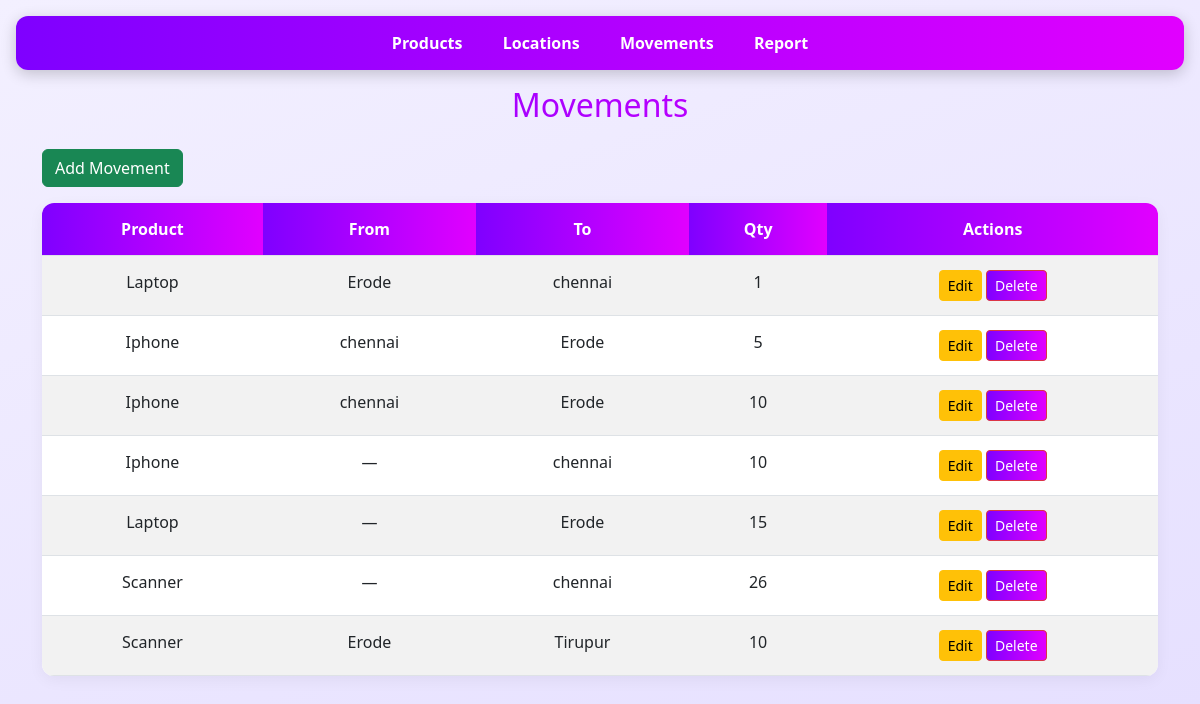
/movements, run on the app's committed database.
### models.py (models this page shows)
class ProductMovement(db.Model):
    __tablename__ = "productmovement"
    movement_id = db.Column(db.String, primary_key=True)
    timestamp = db.Column(db.DateTime, default=datetime.utcnow)
    from_location = db.Column(db.String, db.ForeignKey("location.location_id"), nullable=True)
    to_location = db.Column(db.String, db.ForeignKey("location.location_id"), nullable=True)
    product_id = db.Column(db.String, db.ForeignKey("product.product_id"), nullable=False)
    qty = db.Column(db.Integer, nullable=False)
    product = db.relationship("Product", back_populates="movements")
    from_location_rel = db.relationship("Location", foreign_keys=[from_location], back_populates="movements_from")
    to_location_rel = db.relationship("Location", foreign_keys=[to_location], back_populates="movements_to")

class Product(db.Model):
    __tablename__ = "product"
    product_id = db.Column(db.String, primary_key=True)
    name = db.Column(db.String, nullable=False)
    movements = db.relationship("ProductMovement", back_populates="product")

class Location(db.Model):
    __tablename__ = "location"
    location_id = db.Column(db.String, primary_key=True)
    name = db.Column(db.String, nullable=False)
    movements_from = db.relationship(
        "ProductMovement",
        foreign_keys="ProductMovement.from_location",
        back_populates="from_location_rel"
    )
    movements_to = db.relationship(
        "ProductMovement",
        foreign_keys="ProductMovement.to_location",
        back_populates="to_location_rel"
    )

### app.py (the view)
@app.route("/movements")
def movements():
    return render_template("movements.html", movements=ProductMovement.query.all())

### templates/movements.html
{% extends "layout.html" %}
{% block content %}
<h2>Movements</h2>
<a href="{{ url_for('add_movement') }}" class="btn btn-success mb-3">Add Movement</a>
<table class="table table-striped table-hover">
    <thead>
        <tr>
            <th>Product</th>
            <th>From</th>
            <th>To</th>
            <th>Qty</th>
            <th>Actions</th>
        </tr>
    </thead>
    <tbody>
        {% for m in movements %}
        <tr>
            <td>{{ m.product.name if m.product else 'Unknown' }}</td>
            <td>{{ m.from_location_rel.name if m.from_location_rel else '—' }}</td>
            <td>{{ m.to_location_rel.name if m.to_location_rel else '—' }}</td>
            <td>{{ m.qty }}</td>
            <td>
                <a href="{{ url_for('edit_movement', movement_id=m.movement_id) }}" class="btn btn-warning btn-sm">Edit</a>
                <form action="{{ url_for('delete_movement', movement_id=m.movement_id) }}" method="POST" style="display:inline;">
                    <button type="submit" class="btn btn-danger btn-sm" onclick="return confirm('Are you sure?')">Delete</button>
                </form>
            </td>
        </tr>
        {% endfor %}
    </tbody>
</table>
{% endblock %}

### templates/layout.html (shortened to what this page needs)
<!doctype html>
<html lang="en">
<head>
  <link href="https://cdn.jsdelivr.net/npm/bootstrap@5.3.0/dist/css/bootstrap.min.css" rel="stylesheet">
  <link rel="stylesheet" href="{{ url_for('static', filename='style.css') }}">
</head>
<body class="p-3">
  <nav class="mb-3">
    <a href="/">Products</a>
    <a href="/locations">Locations</a>
    <a href="/movements">Movements</a>
    <a href="/report">Report</a>
  </nav>
  <div class="container">
    {% block content %}{% endblock %}
  </div>
</body>
</html>

### static/style.css (style rules this page uses)
body { font-family: 'Segoe UI', Tahoma, Geneva, Verdana, sans-serif; background: linear-gradient(160deg, #f3f0ff, #e6e0ff); color: #333; margin: 0; padding: 0; }
h2 { text-align: center; margin-bottom: 25px; background: linear-gradient(90deg, #7f00ff, #e100ff); -webkit-background-clip: text; -webkit-text-fill-color: transparent; }
nav { background: linear-gradient(90deg, #7f00ff, #e100ff); padding: 15px 20px; border-radius: 12px; text-align: center; box-shadow: 0 4px 15px rgba(0,0,0,0.2); margin-bottom: 30px; transition: all 0.3s ease; }
nav a { color: #fff !important; margin: 0 18px; font-weight: 600; text-decoration: none; transition: color 0.3s, transform 0.3s; }
button { border-radius: 8px; padding: 10px 18px; font-weight: 600; background: linear-gradient(90deg, #7f00ff, #e100ff); color: #fff; border: none; cursor: pointer; transition: all 0.3s ease; }
.table { background: linear-gradient(135deg, #ffffff, #f5f0ff); border-radius: 12px; overflow: hidden; box-shadow: 0 4px 15px rgba(0,0,0,0.05); }
.table th { background: linear-gradient(90deg, #7f00ff, #e100ff); color: #fff; padding: 14px; text-align: center; }
.table td { padding: 14px; text-align: center; }
.table-striped tbody tr:nth-of-type(even) { background-color: rgba(127,0,255,0.05); }

### data on the page
ProductMovement: product "Laptop", from_location_rel "Erode", to_location_rel "chennai", qty "1"
ProductMovement: product "Iphone", from_location_rel "chennai", to_location_rel "Erode", qty "5"
ProductMovement: product "Iphone", from_location_rel "chennai", to_location_rel "Erode", qty "10"
ProductMovement: product "Iphone", from_location_rel "—", to_location_rel "chennai", qty "10"
ProductMovement: product "Laptop", from_location_rel "—", to_location_rel "Erode", qty "15"
ProductMovement: product "Scanner", from_location_rel "—", to_location_rel "chennai", qty "26"
ProductMovement: product "Scanner", from_location_rel "Erode", to_location_rel "Tirupur", qty "10"
